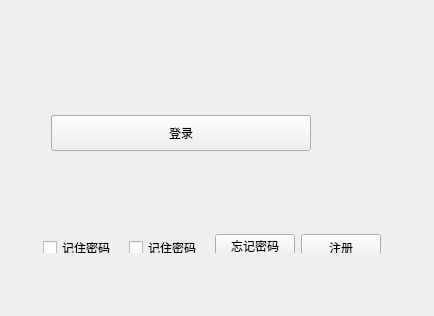
<?xml version="1.0" encoding="UTF-8"?>
<ui version="4.0">
 <class>UserLogin</class>
 <widget class="QWidget" name="UserLogin">
  <property name="geometry">
   <rect>
    <x>0</x>
    <y>0</y>
    <width>434</width>
    <height>316</height>
   </rect>
  </property>
  <property name="sizePolicy">
   <sizepolicy hsizetype="Fixed" vsizetype="Fixed">
    <horstretch>0</horstretch>
    <verstretch>0</verstretch>
   </sizepolicy>
  </property>
  <property name="minimumSize">
   <size>
    <width>434</width>
    <height>316</height>
   </size>
  </property>
  <property name="maximumSize">
   <size>
    <width>434</width>
    <height>330</height>
   </size>
  </property>
  <property name="windowTitle">
   <string>UserLogin</string>
  </property>
  <layout class="QVBoxLayout" name="verticalLayout_2">
   <property name="spacing">
    <number>0</number>
   </property>
   <property name="leftMargin">
    <number>0</number>
   </property>
   <property name="topMargin">
    <number>0</number>
   </property>
   <property name="rightMargin">
    <number>0</number>
   </property>
   <property name="bottomMargin">
    <number>0</number>
   </property>
   <item>
    <widget class="QWidget" name="titleWidget" native="true">
     <property name="sizePolicy">
      <sizepolicy hsizetype="Expanding" vsizetype="Expanding">
       <horstretch>0</horstretch>
       <verstretch>0</verstretch>
      </sizepolicy>
     </property>
     <property name="minimumSize">
      <size>
       <width>0</width>
       <height>104</height>
      </size>
     </property>
     <property name="maximumSize">
      <size>
       <width>16777215</width>
       <height>104</height>
      </size>
     </property>
     <property name="titleskin" stdset="0">
      <bool>true</bool>
     </property>
    </widget>
   </item>
   <item>
    <widget class="QWidget" name="bodyWidget" native="true">
     <property name="sizePolicy">
      <sizepolicy hsizetype="Preferred" vsizetype="Expanding">
       <horstretch>0</horstretch>
       <verstretch>0</verstretch>
      </sizepolicy>
     </property>
     <property name="minimumSize">
      <size>
       <width>0</width>
       <height>200</height>
      </size>
     </property>
     <property name="bottomskin" stdset="0">
      <bool>true</bool>
     </property>
     <widget class="QWidget" name="">
      <layout class="QHBoxLayout" name="horizontalLayout_2">
       <item>
        <spacer name="horizontalSpacer_3">
         <property name="orientation">
          <enum>Qt::Horizontal</enum>
         </property>
         <property name="sizeHint" stdset="0">
          <size>
           <width>40</width>
           <height>20</height>
          </size>
         </property>
        </spacer>
       </item>
       <item>
        <widget class="QLineEdit" name="editUserAccount">
         <property name="minimumSize">
          <size>
           <width>260</width>
           <height>26</height>
          </size>
         </property>
         <property name="maximumSize">
          <size>
           <width>260</width>
           <height>26</height>
          </size>
         </property>
         <property name="maxLength">
          <number>33</number>
         </property>
         <property name="placeholderText">
          <string>请输入账号</string>
         </property>
        </widget>
       </item>
       <item>
        <spacer name="horizontalSpacer_4">
         <property name="orientation">
          <enum>Qt::Horizontal</enum>
         </property>
         <property name="sizeHint" stdset="0">
          <size>
           <width>40</width>
           <height>20</height>
          </size>
         </property>
        </spacer>
       </item>
      </layout>
     </widget>
     <widget class="QWidget" name="">
      <layout class="QHBoxLayout" name="horizontalLayout_3">
       <item>
        <spacer name="horizontalSpacer_5">
         <property name="orientation">
          <enum>Qt::Horizontal</enum>
         </property>
         <property name="sizeHint" stdset="0">
          <size>
           <width>40</width>
           <height>20</height>
          </size>
         </property>
        </spacer>
       </item>
       <item>
        <widget class="QLineEdit" name="editPassword">
         <property name="minimumSize">
          <size>
           <width>260</width>
           <height>26</height>
          </size>
         </property>
         <property name="maximumSize">
          <size>
           <width>260</width>
           <height>26</height>
          </size>
         </property>
         <property name="echoMode">
          <enum>QLineEdit::Password</enum>
         </property>
         <property name="placeholderText">
          <string>请输入密码</string>
         </property>
        </widget>
       </item>
       <item>
        <spacer name="horizontalSpacer_6">
         <property name="orientation">
          <enum>Qt::Horizontal</enum>
         </property>
         <property name="sizeHint" stdset="0">
          <size>
           <width>40</width>
           <height>20</height>
          </size>
         </property>
        </spacer>
       </item>
      </layout>
     </widget>
     <widget class="QWidget" name="">
      <layout class="QHBoxLayout" name="horizontalLayout_4">
       <item>
        <spacer name="horizontalSpacer_7">
         <property name="orientation">
          <enum>Qt::Horizontal</enum>
         </property>
         <property name="sizeHint" stdset="0">
          <size>
           <width>40</width>
           <height>20</height>
          </size>
         </property>
        </spacer>
       </item>
       <item>
        <widget class="QPushButton" name="loginBtn">
         <property name="sizePolicy">
          <sizepolicy hsizetype="Fixed" vsizetype="Fixed">
           <horstretch>0</horstretch>
           <verstretch>0</verstretch>
          </sizepolicy>
         </property>
         <property name="minimumSize">
          <size>
           <width>260</width>
           <height>36</height>
          </size>
         </property>
         <property name="maximumSize">
          <size>
           <width>260</width>
           <height>36</height>
          </size>
         </property>
         <property name="text">
          <string>登录</string>
         </property>
        </widget>
       </item>
       <item>
        <spacer name="horizontalSpacer_8">
         <property name="orientation">
          <enum>Qt::Horizontal</enum>
         </property>
         <property name="sizeHint" stdset="0">
          <size>
           <width>40</width>
           <height>20</height>
          </size>
         </property>
        </spacer>
       </item>
      </layout>
     </widget>
     <widget class="QWidget" name="">
      <property name="geometry">
       <rect>
        <x>1</x>
        <y>119</y>
        <width>422</width>
        <height>30</height>
       </rect>
      </property>
      <layout class="QHBoxLayout" name="horizontalLayout">
       <item>
        <spacer name="horizontalSpacer">
         <property name="orientation">
          <enum>Qt::Horizontal</enum>
         </property>
         <property name="sizeHint" stdset="0">
          <size>
           <width>40</width>
           <height>20</height>
          </size>
         </property>
        </spacer>
       </item>
       <item>
        <widget class="QCheckBox" name="rememberPsd">
         <property name="sizePolicy">
          <sizepolicy hsizetype="Fixed" vsizetype="Fixed">
           <horstretch>0</horstretch>
           <verstretch>0</verstretch>
          </sizepolicy>
         </property>
         <property name="minimumSize">
          <size>
           <width>80</width>
           <height>28</height>
          </size>
         </property>
         <property name="maximumSize">
          <size>
           <width>80</width>
           <height>28</height>
          </size>
         </property>
         <property name="text">
          <string>记住密码</string>
         </property>
        </widget>
       </item>
       <item>
        <widget class="QCheckBox" name="autoLogin">
         <property name="sizePolicy">
          <sizepolicy hsizetype="Fixed" vsizetype="Fixed">
           <horstretch>0</horstretch>
           <verstretch>0</verstretch>
          </sizepolicy>
         </property>
         <property name="minimumSize">
          <size>
           <width>80</width>
           <height>28</height>
          </size>
         </property>
         <property name="maximumSize">
          <size>
           <width>80</width>
           <height>28</height>
          </size>
         </property>
         <property name="text">
          <string>记住密码</string>
         </property>
        </widget>
       </item>
       <item>
        <widget class="QPushButton" name="forgetWordbtn">
         <property name="sizePolicy">
          <sizepolicy hsizetype="Fixed" vsizetype="Fixed">
           <horstretch>0</horstretch>
           <verstretch>0</verstretch>
          </sizepolicy>
         </property>
         <property name="minimumSize">
          <size>
           <width>0</width>
           <height>24</height>
          </size>
         </property>
         <property name="maximumSize">
          <size>
           <width>16777215</width>
           <height>28</height>
          </size>
         </property>
         <property name="text">
          <string>忘记密码</string>
         </property>
        </widget>
       </item>
       <item>
        <widget class="QPushButton" name="registBtn">
         <property name="minimumSize">
          <size>
           <width>0</width>
           <height>28</height>
          </size>
         </property>
         <property name="maximumSize">
          <size>
           <width>16777215</width>
           <height>28</height>
          </size>
         </property>
         <property name="text">
          <string>注册</string>
         </property>
        </widget>
       </item>
       <item>
        <spacer name="horizontalSpacer_2">
         <property name="orientation">
          <enum>Qt::Horizontal</enum>
         </property>
         <property name="sizeHint" stdset="0">
          <size>
           <width>40</width>
           <height>20</height>
          </size>
         </property>
        </spacer>
       </item>
      </layout>
     </widget>
    </widget>
   </item>
  </layout>
 </widget>
 <layoutdefault spacing="6" margin="11"/>
 <resources/>
 <connections/>
</ui>
